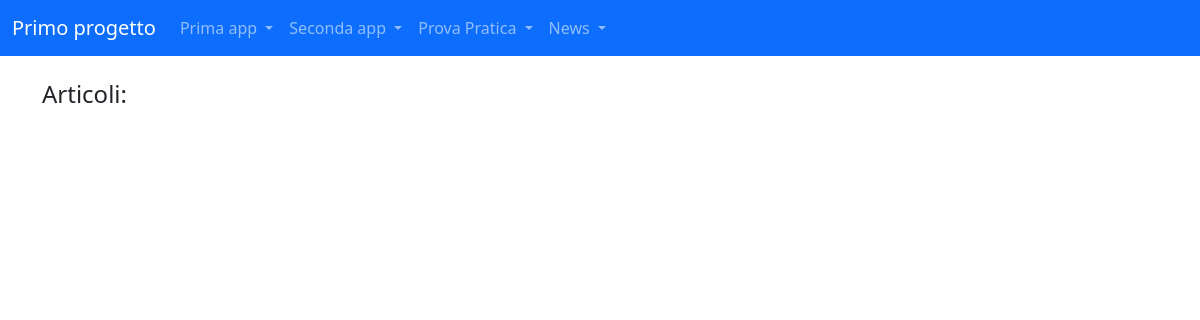
Before: /news/lista_articoli/ with the older database file.
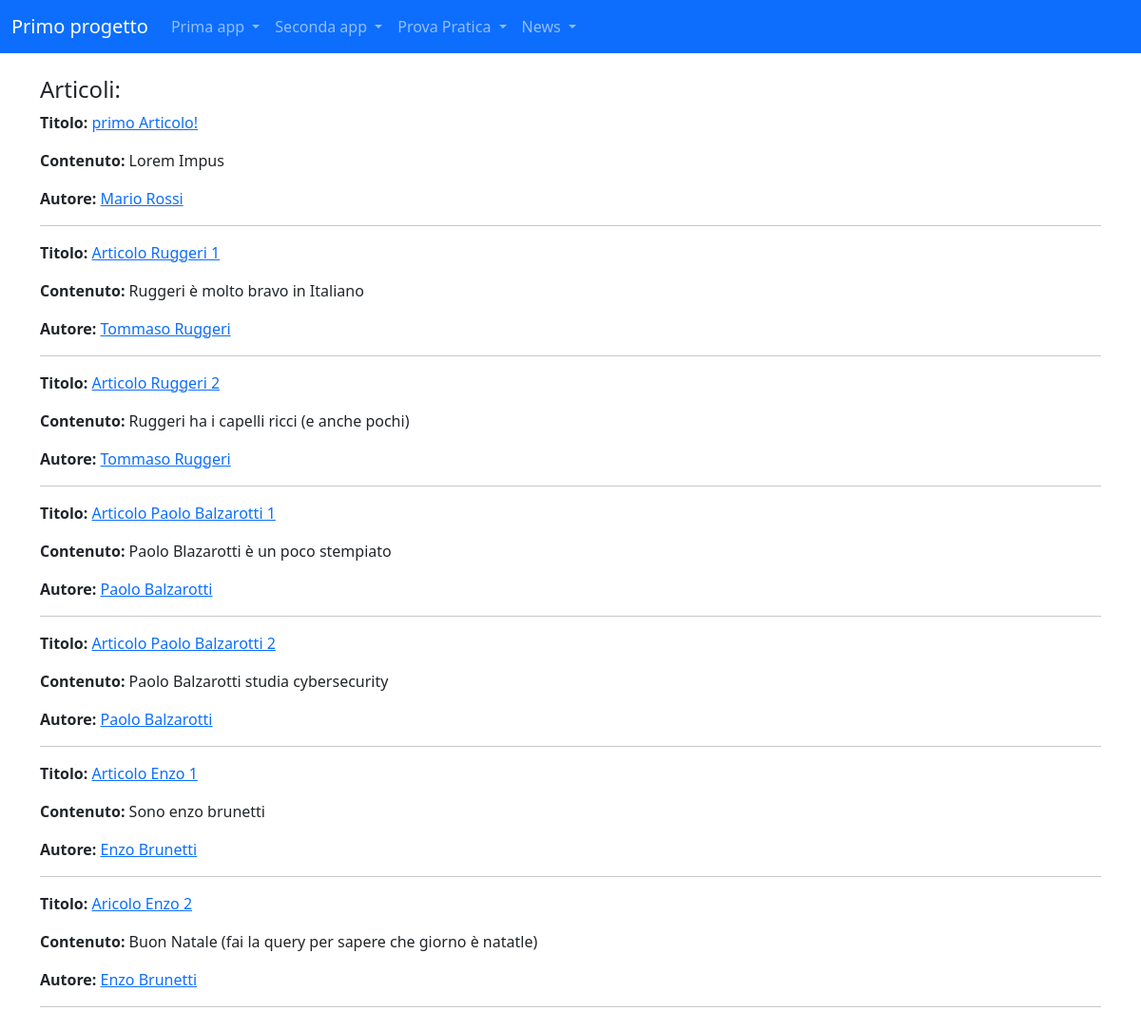
After: the same page with the newer database file.
### news/models.py (models this page shows, shortened)
class Articolo(models.Model):
    titolo = models.CharField(max_length=100)
    contenuto = models.TextField()
    giornalista = models.ForeignKey(Giornalista, on_delete=models.CASCADE, related_name='articoli')
    data = models.DateField(null=True, blank=True)
    visualizzazioni = models.PositiveIntegerField(default=0)
    class Meta:
        verbose_name = "Articolo"
        verbose_name_plural = "Articoli"

class Giornalista(models.Model):
    nome = models.CharField(max_length=20)
    cognome = models.CharField(max_length=20)
    anno_di_nascita = models.DateField(null=True, blank=True)
    def __str__(self):
        return self.nome + " " + self.cognome
    class Meta:
        verbose_name = "Giornalista"
        verbose_name_plural = "Giornalisti"

### news/views.py (the view)
# urls.py: path("lista_articoli/", listaArticoli, name="lista_articoli"),
def listaArticoli(request, pk=None):
    giornalista = None
    if pk is None:
        articoli = Articolo.objects.all()
    else:
        giornalista = get_object_or_404(Giornalista, pk=pk)
        articoli = Articolo.objects.filter(giornalista__pk=pk)
    context = {"articoli": articoli, "giornalista": giornalista}
    return render(request, "news/lista_articoli.html", context)

### news/templates/news/lista_articoli.html (shortened to what this page needs)
{% extends 'base.html' %}
{% block content %}
    <h4>Articoli:</h4>
    {% for articolo in articoli %}
        <p><strong>Titolo: </strong><a href="{% url 'news:articolo_details' articolo.pk %}">{{ articolo.titolo }}</a></p>
        <p><strong>Contenuto: </strong>{{ articolo.contenuto }}</p>
        <p><strong>Autore: </strong><a href="{% url 'news:giornalista_details' articolo.giornalista.id %}">{{ articolo.giornalista }}</a></p>
        <hr>
    {% endfor %}
{% endblock content %}

Changed rows visible on the page:
added Articolo: titolo "primo Articolo!", contenuto "Lorem Impus", giornalista "Mario Rossi"
added Articolo: titolo "Articolo Ruggeri 1", contenuto "Ruggeri è molto bravo in Italiano", giornalista "Tommaso Ruggeri"
added Articolo: titolo "Articolo Ruggeri 2", contenuto "Ruggeri ha i capelli ricci (e anche pochi)", giornalista "Tommaso Ruggeri"
added Articolo: titolo "Articolo Paolo Balzarotti 1", contenuto "Paolo Blazarotti è un poco stempiato", giornalista "Paolo Balzarotti"
added Articolo: titolo "Articolo Paolo Balzarotti 2", contenuto "Paolo Balzarotti studia cybersecurity", giornalista "Paolo Balzarotti"
added Articolo: titolo "Articolo Enzo 1", contenuto "Sono enzo brunetti", giornalista "Enzo Brunetti"
added Articolo: titolo "Aricolo Enzo 2", contenuto "Buon Natale (fai la query per sapere che giorno è natatle)", giornalista "Enzo Brunetti"
